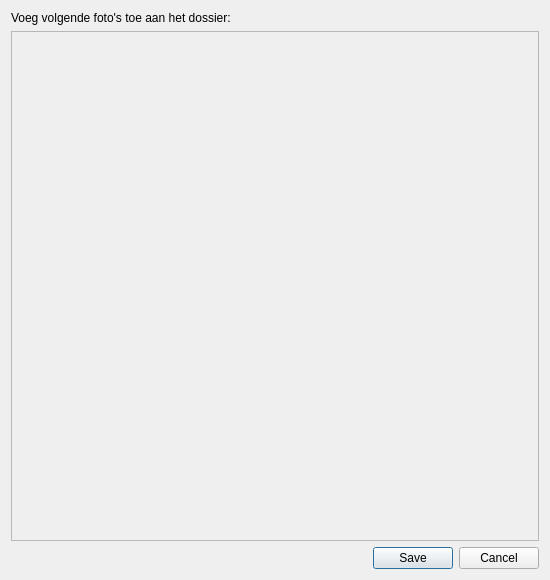
<?xml version="1.0" encoding="UTF-8"?>
<ui version="4.0">
 <class>PhotoDialog</class>
 <widget class="QDialog" name="PhotoDialog">
  <property name="windowModality">
   <enum>Qt::ApplicationModal</enum>
  </property>
  <property name="geometry">
   <rect>
    <x>0</x>
    <y>0</y>
    <width>550</width>
    <height>580</height>
   </rect>
  </property>
  <property name="windowTitle">
   <string>Foto's toevoegen</string>
  </property>
  <layout class="QVBoxLayout" name="verticalLayout">
   <item>
    <widget class="QLabel" name="label">
     <property name="text">
      <string>Voeg volgende foto's toe aan het dossier:</string>
     </property>
    </widget>
   </item>
   <item>
    <widget class="QScrollArea" name="scrollArea">
     <property name="horizontalScrollBarPolicy">
      <enum>Qt::ScrollBarAlwaysOff</enum>
     </property>
     <property name="widgetResizable">
      <bool>true</bool>
     </property>
     <widget class="QWidget" name="scrollAreaContents">
      <property name="geometry">
       <rect>
        <x>0</x>
        <y>0</y>
        <width>530</width>
        <height>500</height>
       </rect>
      </property>
      <property name="minimumSize">
       <size>
        <width>500</width>
        <height>0</height>
       </size>
      </property>
      <layout class="QVBoxLayout" name="verticalPhotoLayout"/>
     </widget>
    </widget>
   </item>
   <item>
    <widget class="QDialogButtonBox" name="buttonBox">
     <property name="orientation">
      <enum>Qt::Horizontal</enum>
     </property>
     <property name="standardButtons">
      <set>QDialogButtonBox::Cancel|QDialogButtonBox::Save</set>
     </property>
    </widget>
   </item>
  </layout>
 </widget>
 <resources/>
 <connections>
  <connection>
   <sender>buttonBox</sender>
   <signal>accepted()</signal>
   <receiver>PhotoDialog</receiver>
   <slot>accept()</slot>
   <hints>
    <hint type="sourcelabel">
     <x>248</x>
     <y>254</y>
    </hint>
    <hint type="destinationlabel">
     <x>157</x>
     <y>274</y>
    </hint>
   </hints>
  </connection>
  <connection>
   <sender>buttonBox</sender>
   <signal>rejected()</signal>
   <receiver>PhotoDialog</receiver>
   <slot>reject()</slot>
   <hints>
    <hint type="sourcelabel">
     <x>316</x>
     <y>260</y>
    </hint>
    <hint type="destinationlabel">
     <x>286</x>
     <y>274</y>
    </hint>
   </hints>
  </connection>
 </connections>
</ui>
